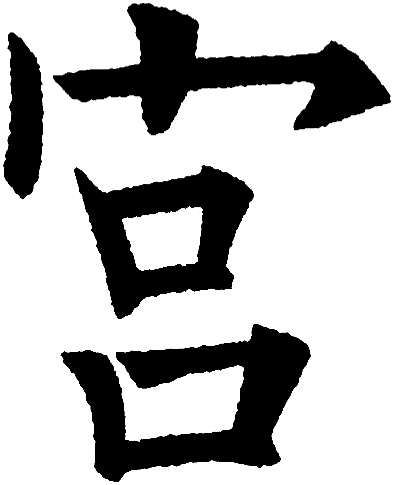
#> input picture test_images/page1_char_3.png, 394 x 485 px
$ python strokeedge_test.py   (older library calls are emulated)
#> lines starting #> are read from the running program, lines starting #| are printed output that depends on the picture; after the words box and inside, x2 and y2 are one past the last pixel; in counts of white or black regions, pixels touching at a corner belong together; long printed decimals are rounded
### utils/Functions.py
import cv2
import math
import numpy as np
from math import sin, cos, sqrt
from skimage.measure import compare_ssim as ssim
from skimage.morphology import skeletonize
from PyQt5.QtCore import *
from PyQt5.QtGui import *
from PyQt5.QtWidgets import *


# [274 lines left out: functions get_3_point_water_radical_img, drawline, prettyXml, removeShortBranchesOfSkeleton, getPointsOnSkeletonSegmentation, erasePointsOfSkeleton and 2 more, not called in this run]


def getSingleMaxBoundingBoxOfImage(image):
    """
    Calculate the coordinates(x, y, w, h) of single maximizing bounding rectangle boxing of grayscale image
    of character, in order to using this bounding box to select the region of character.
    :param image: grayscale image of character.
    :return: coordinates(x, y, w, h) of single maximizing bounding boxing.
    """
    if image is None:
        return None

    HEIGHT = image.shape[0]
    WIDTH = image.shape[1]

    # moments
    im2, contours, hierarchy = cv2.findContours(image, 1, 2)

    minx = WIDTH
    miny = HEIGHT
    maxx = 0
    maxy = 0
    # Bounding box
    for i in range(len(contours)):
        x, y, w, h = cv2.boundingRect(contours[i])

        if w > 0.95 * WIDTH and h > 0.95 * HEIGHT:
            continue
        minx = min(x, minx);
        miny = min(y, miny)
        maxx = max(x + w, maxx);
        maxy = max(y + h, maxy)

    return minx, miny, maxx - minx, maxy - miny


# [1260 lines left out: functions getAllMiniBoundingBoxesOfImage, getRotatedMinimumBoundingBox, coverTwoImages, shiftImageWithMaxCoverageArea, shiftImageWithMaxCR, getCenterOfGravity and 33 more, not called in this run]


def reparameterize(bezier, points, parameters):
    return [newtonRaphsonRootFind(bezier, point, u) for point, u in zip(points, parameters)]


# [47 lines left out: functions newtonRaphsonRootFind, chordLengthParameterize, computeMaxError, not called in this run]


def normalize(v):
    return v / np.linalg.norm(v)


# evaluates cubic bezier at t, return point
def q(ctrlPoly, t):
    return (1.0 - t) ** 3 * ctrlPoly[0] + 3 * (1.0 - t) ** 2 * t * ctrlPoly[1] + 3 * (1.0 - t) * t ** 2 * ctrlPoly[
        2] + t ** 3 * ctrlPoly[3]


# evaluates cubic bezier first derivative at t, return point
def qprime(ctrlPoly, t):
    return 3 * (1.0 - t) ** 2 * (ctrlPoly[1] - ctrlPoly[0]) + 6 * (1.0 - t) * t * (
                ctrlPoly[2] - ctrlPoly[1]) + 3 * t ** 2 * (ctrlPoly[3] - ctrlPoly[2])


# evaluates cubic bezier second derivative at t, return point
def qprimeprime(ctrlPoly, t):
    return 6 * (1.0 - t) * (ctrlPoly[2] - 2 * ctrlPoly[1] + ctrlPoly[0]) + 6 * (t) * (
                ctrlPoly[3] - 2 * ctrlPoly[2] + ctrlPoly[1])


# [910 lines left out: functions getCenterOfRectangles, combineRectangles, rgb2qimage, addBackgroundImage, image_segment_with_net, createBackgound and 25 more, not called in this run]

### test/strokeedge_test.py
import cv2
import numpy as np
import os

from utils.Functions import getConnectedComponents, getSkeletonOfImage, resizeImages, getSingleMaxBoundingBoxOfImage, \
    createBlankGrayscaleImage


# [45 lines left out: functions is_comp_contain_stroke, is_same_components, not called in this run]


path = "../test_images/gong_copy.png"

temp_path = "../test_images/"
temp_char_path = "../test_images/page1_char_3.png"

# load template strokes
temp_strokes = []
for i in range(1, 10):
    temp_img_path = os.path.join(temp_path, ("stroke_%d.png" % i))
    temp_img = cv2.imread(temp_img_path, 0)
    temp_strokes.append(temp_img)
print("jianti_temp stroke num: ", len(temp_strokes))
#| jianti_temp stroke num:  9

# template char image
temp_char_img = cv2.imread(temp_char_path, 0)
#> temp_char_img is the input picture: shape (485, 394); min 0, max 255, mean 184.8

# load gong copy image
src_img = cv2.imread(path, 0)
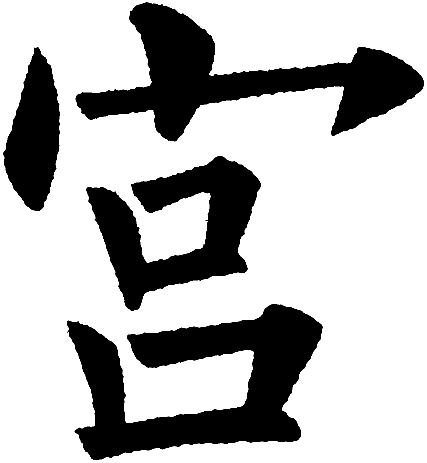
#> input picture test_images/gong_copy.png, 427 x 463 px
#> src_img is the input picture: shape (463, 427); min 0, max 255, mean 183.9

# resize src image and template image
temp_minx, temp_miny, temp_minw, temp_minh = getSingleMaxBoundingBoxOfImage(temp_char_img)
#> in getSingleMaxBoundingBoxOfImage, `im2, contours, hierarchy = cv2.findContours(image, 1, 2)`: contours = 6 contours; box (x1, y1, x2, y2) and area: (0, 0, 394, 485) 190212, (60, 323, 312, 483) 18464, (52, 2, 392, 136) 16952, (73, 165, 255, 320) 16930, (2, 32, 45, 200) 4860, (122, 206, 203, 271) 3796
#> the loop in getSingleMaxBoundingBoxOfImage, `for i in range(len(contours)):` made 6 passes
#> (x, y, w, h, minx, miny, maxx) on passes 1 to 5: (60, 323, 252, 160, 60, 323, 312), (122, 206, 81, 65, 60, 206, 312), (73, 165, 182, 155, 60, 165, 312), (2, 32, 43, 168, 2, 32, 312), (52, 2, 340, 134, 2, 2, 392)
#> temp_minx = 2; temp_miny = 2; temp_minw = 390; temp_minh = 481
src_minx, src_miny, src_minw, src_minh = getSingleMaxBoundingBoxOfImage(src_img)
#> in getSingleMaxBoundingBoxOfImage (call 2), `im2, contours, hierarchy = cv2.findContours(image, 1, 2)`: contours = 5 contours; box (x1, y1, x2, y2) and area: (0, 0, 427, 463) 196812, (66, 303, 324, 461) 20046, (75, 1, 425, 142) 17424, (85, 155, 262, 312) 12662, (2, 46, 61, 212) 6092
#> the loop in getSingleMaxBoundingBoxOfImage (call 2), `for i in range(len(contours)):` made 5 passes
#> (x, y, w, h, minx, miny, maxx) on passes 1 to 4: (66, 303, 258, 158, 66, 303, 324), (85, 155, 177, 157, 66, 155, 324), (2, 46, 59, 166, 2, 46, 324), (75, 1, 350, 141, 2, 1, 425)
#> src_minx = 2; src_miny = 1; src_minw = 423; src_minh = 460

temp_box_width = max(temp_minw, temp_minh)
#> temp_box_width = 481
src_box_width = max(src_minw, src_minh)
#> src_box_width = 460

print("tempbox w:", temp_box_width, "src box w:", src_box_width)
#| tempbox w: 481 src box w: 460

temp_img_box = temp_char_img[temp_miny: temp_miny + temp_minh, temp_minx: temp_minx + temp_minw]
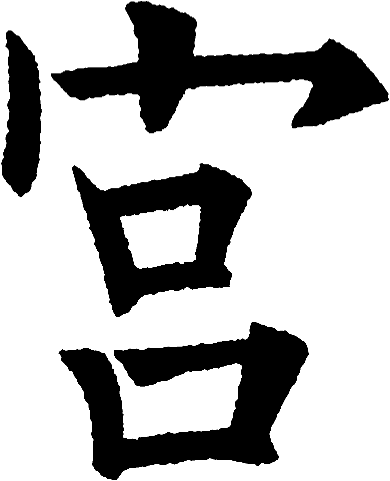
#> temp_img_box: shape (481, 390); min 0, max 255, mean 183.5
src_img_box = src_img[src_miny: src_miny + src_minh, src_minx: src_minx + src_minw]
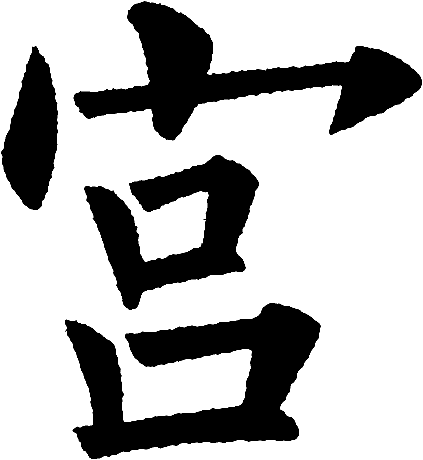
#> src_img_box: shape (460, 423); min 0, max 255, mean 182.8
print(temp_img_box.shape)
#| (481, 390)
print(src_img_box.shape)
#| (460, 423)

# create square of jianti_temp and src image
temp_square = np.array(np.ones((temp_box_width, temp_box_width)) * 255, dtype=np.uint8)
src_square = np.array(np.ones((src_box_width, src_box_width)) * 255, dtype=np.uint8)

# paste jianti_temp and src image to square image
if temp_minw > temp_minh:
    temp_square[int((temp_minw-temp_minh)/2): int((temp_minw-temp_minh)/2)+temp_minh, 0:temp_minw] = temp_img_box
elif temp_minw < temp_minh:
    temp_square[0: temp_minh, int((temp_minh-temp_minw)/2): int((temp_minh-temp_minw)/2)+temp_minw] = temp_img_box
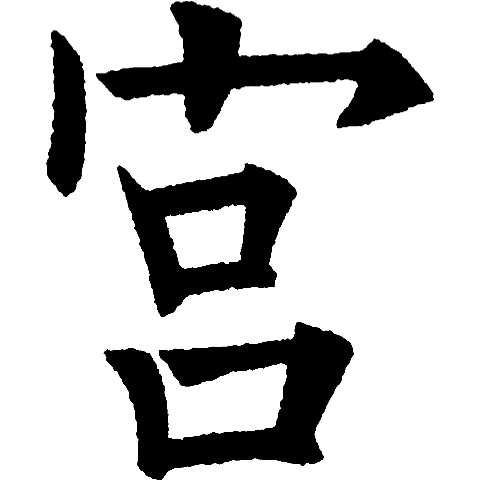
#> temp_square: shape (481, 481); min 0, max 255, mean 197

if src_minw > src_minh:
    src_square[int((src_minw - src_minh) / 2): int((src_minw - src_minh)/2) + src_minh, 0:src_minw] = src_img_box
elif src_minw < src_minh:
    src_square[0: src_minh, int((src_minh - src_minw) / 2): int((src_minh - src_minw) / 2) + src_minw] = src_img_box
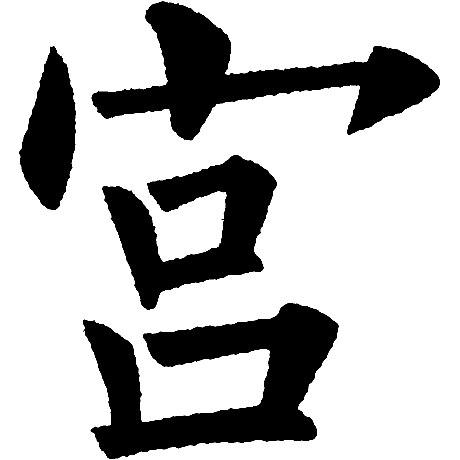
#> src_square: shape (460, 460); min 0, max 255, mean 188.6

# scale template and src image to become same size, the size is smaller one
scale_ratio = 1. * min(temp_box_width, src_box_width) / max(temp_box_width, src_box_width)
#> scale_ratio = 0.956
print("scale ratio: ", scale_ratio)
#| scale ratio:  0.9563

if temp_box_width > src_box_width:
    temp_square = cv2.resize(temp_square, (src_square.shape[0], src_square.shape[1]))
#> temp_square: shape (460, 460)
elif temp_box_width < src_box_width:
    src_square = cv2.resize(src_square, (temp_square.shape[0], temp_square.shape[1]))


# resize template
temp_strokes_resized = []
for i in range(len(temp_strokes)):
    orig_stroke = temp_strokes[i]

#> (the run stopped early here; a loop or call above may not have finished)
